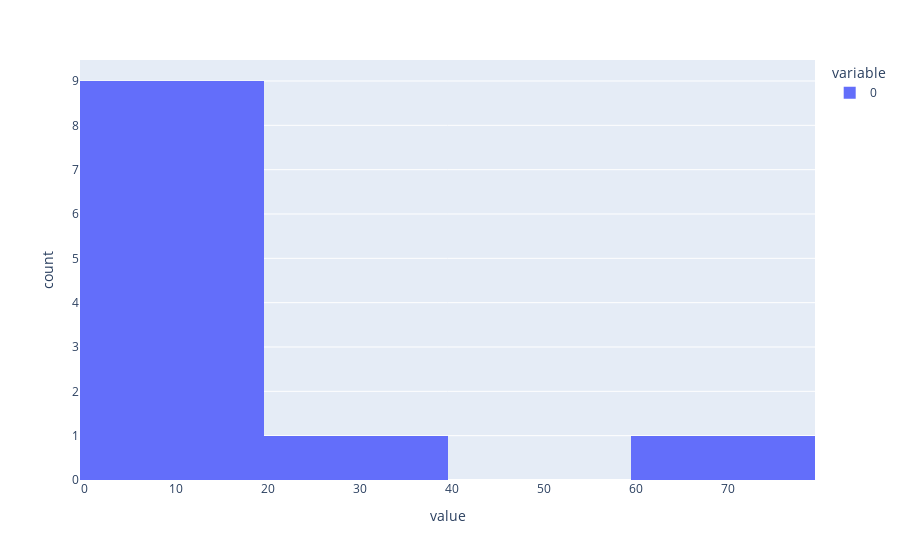

Notebook cell for this chart:
### Code cell
px.histogram(num_bars_wins)

### Figure 1 — Plotly figure (JSON) as saved in the notebook; plotly's stock layout.template omitted (floating-point values rounded to 4 significant figures)
{"data": [{"alignmentgroup": "True", "bingroup": "x", "hovertemplate": "variable=0<br>value=%{x}<br>count=%{y}<extra></extra>", "legendgroup": "0", "marker": {"color": "#636efa"}, "name": "0", "offsetgroup": "0", "orientation": "v", "showlegend": true, "type": "histogram", "x": [5, 5, 1, 2, 12, 1, 3, 71, 3, 1, 23], "xaxis": "x", "yaxis": "y"}], "layout": {"autosize": true, "barmode": "relative", "legend": {"title": {"text": "variable"}, "tracegroupgap": 0}, "margin": {"t": 60}, "xaxis": {"anchor": "y", "autorange": true, "domain": [0, 1], "range": [-0.5, 79.5], "title": {"text": "value"}, "type": "linear"}, "yaxis": {"anchor": "x", "autorange": true, "domain": [0, 1], "range": [0, 9.474], "title": {"text": "count"}}}}
